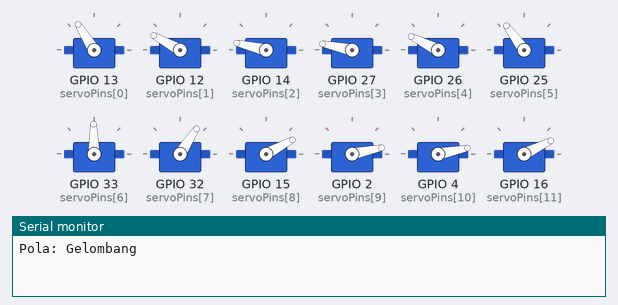
The sketch below on a simulated ESP32. Shown: 12 × servo, the last lines printed to the serial monitor. Random numbers use the default seed unless the sketch sets one.

Above: at 0.15 s.
At 4.36 s:
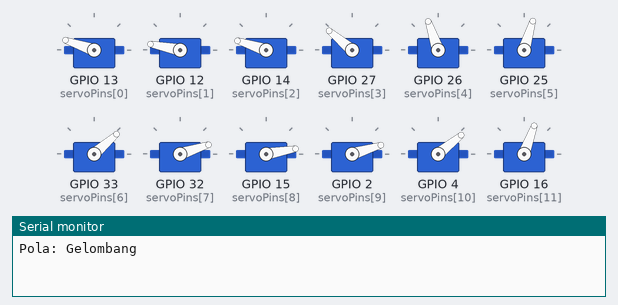
At 8.58 s:
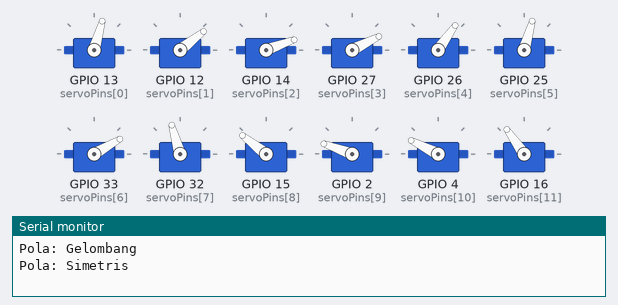
At 16.9 s:
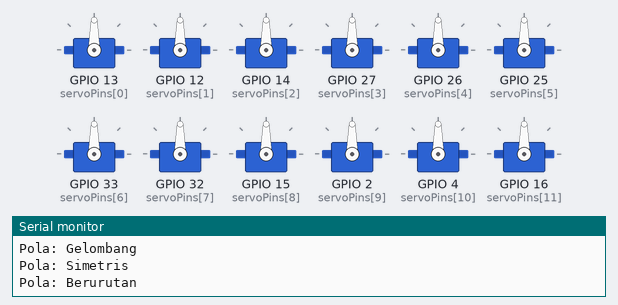
At 23.53 s:
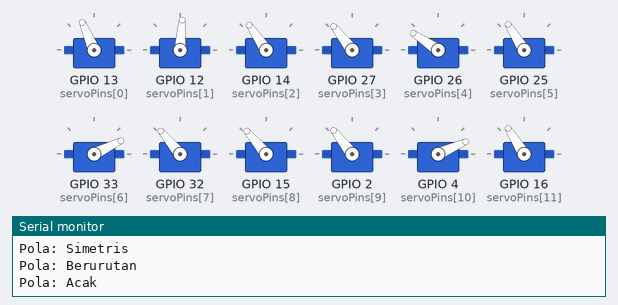
At 30.46 s:
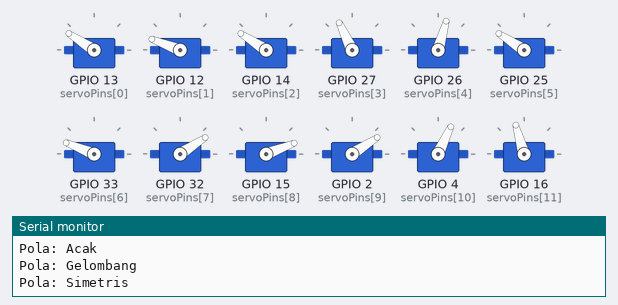
Timing chart, 0 to 30.3 s (numbered marks = the images above):
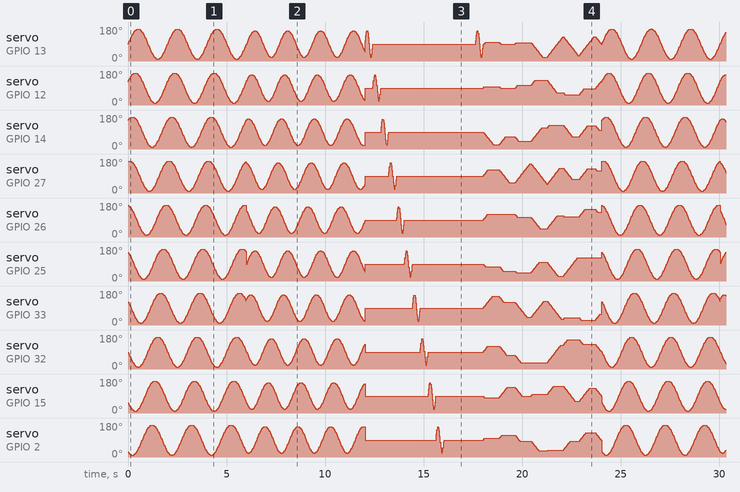

The sketch:

sketch.ino
```cpp
#include <ESP32Servo.h>

const int NUM_SERVOS = 14;
const int servoPins[NUM_SERVOS] = {
  13, 12, 14, 27, 26,   // kiri   (0-4)
  25, 33,               // atas   (5-6)
  32, 15, 2, 4, 16,     // kanan  (7-11)
  17, 5                 // bawah  (12-13)
};

const int NUM_PATTERNS = 4;
const unsigned long PATTERN_DURATION = 6000;  // ms per pola

const char* patternNames[NUM_PATTERNS] = {
  "Gelombang", "Simetris", "Berurutan", "Acak"
};

Servo servos[NUM_SERVOS];
int lastAngle[NUM_SERVOS];   // sudut terakhir yang dikirim ke servo
int target[NUM_SERVOS];      // target untuk pola acak

int pattern = 0;
unsigned long patternStart = 0;
unsigned long lastChange = 0;

void setAngle(int i, int a) {
  a = constrain(a, 0, 180);
  lastAngle[i] = a;
  servos[i].write(a);
}

void startPattern(int p) {
  pattern = p;
  patternStart = millis();
  lastChange = 0;
  for (int i = 0; i < NUM_SERVOS; i++) target[i] = lastAngle[i];
  Serial.print("Pola: ");
  Serial.println(patternNames[pattern]);
}

// Pola 0: gelombang
void patternWave(float t) {
  for (int i = 0; i < NUM_SERVOS; i++) {
    float phase = i * TWO_PI / NUM_SERVOS;
    setAngle(i, 90 + 80 * sin(TWO_PI * 0.5 * t + phase));
  }
}

// Pola 1: simetris kiri-kanan dan atas-bawah
void patternMirror(float t) {
  for (int i = 0; i < 5; i++) {
    int a = 90 + 70 * sin(TWO_PI * 0.6 * t + i * 0.6);
    setAngle(i, a);
    setAngle(i + 7, 180 - a);
  }
  for (int i = 0; i < 2; i++) {
    int a = 90 + 70 * sin(TWO_PI * 0.6 * t + i * 0.8);
    setAngle(5 + i, a);
    setAngle(12 + i, 180 - a);
  }
}

// Pola 2: berurutan (efek domino), satu servo bergerak per giliran
void patternChase(unsigned long elapsed) {
  unsigned long slot = 400;
  int active = (elapsed / slot) % NUM_SERVOS;
  float p = (float)(elapsed % slot) / slot;
  for (int i = 0; i < NUM_SERVOS; i++) {
    if (i == active) setAngle(i, 90 + 70 * sin(TWO_PI * p));
    else setAngle(i, 90);
  }
}

// Pola 3: acak, bergerak halus menuju target baru tiap 0,8 detik
void patternRandom() {
  if (millis() - lastChange > 800) {
    lastChange = millis();
    for (int i = 0; i < NUM_SERVOS; i++) target[i] = random(20, 161);
  }
  for (int i = 0; i < NUM_SERVOS; i++) {
    int a = lastAngle[i];
    if (a < target[i]) a += 2;
    else if (a > target[i]) a -= 2;
    setAngle(i, a);
  }
}

void setup() {
  Serial.begin(115200);
  randomSeed(esp_random());

  ESP32PWM::allocateTimer(0);
  ESP32PWM::allocateTimer(1);
  ESP32PWM::allocateTimer(2);
  ESP32PWM::allocateTimer(3);

  for (int i = 0; i < NUM_SERVOS; i++) {
    servos[i].setPeriodHertz(50);
    servos[i].attach(servoPins[i], 500, 2400);
    setAngle(i, 90);
  }

  startPattern(0);
}

void loop() {
  unsigned long elapsed = millis() - patternStart;

  if (elapsed >= PATTERN_DURATION) {
    startPattern((pattern + 1) % NUM_PATTERNS);
    elapsed = 0;
  }

  float t = elapsed / 1000.0;

  switch (pattern) {
    case 0: patternWave(t);        break;
    case 1: patternMirror(t);      break;
    case 2: patternChase(elapsed); break;
    case 3: patternRandom();       break;
  }

  delay(15);
}
```
